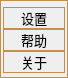
<?xml version="1.0" encoding="UTF-8"?>
<ui version="4.0">
 <class>PulldownWidget</class>
 <widget class="QWidget" name="PulldownWidget">
  <property name="geometry">
   <rect>
    <x>0</x>
    <y>0</y>
    <width>68</width>
    <height>78</height>
   </rect>
  </property>
  <property name="windowTitle">
   <string>Form</string>
  </property>
  <property name="styleSheet">
   <string notr="true">border-color: rgb(168, 151, 89);</string>
  </property>
  <layout class="QGridLayout" name="gridLayout_2">
   <property name="leftMargin">
    <number>0</number>
   </property>
   <property name="topMargin">
    <number>0</number>
   </property>
   <property name="rightMargin">
    <number>0</number>
   </property>
   <property name="bottomMargin">
    <number>0</number>
   </property>
   <item row="0" column="0">
    <widget class="QGroupBox" name="groupBox">
     <property name="styleSheet">
      <string notr="true">border:1px solid #c1904d</string>
     </property>
     <property name="title">
      <string/>
     </property>
     <layout class="QGridLayout" name="gridLayout">
      <property name="leftMargin">
       <number>0</number>
      </property>
      <property name="topMargin">
       <number>0</number>
      </property>
      <property name="rightMargin">
       <number>0</number>
      </property>
      <property name="bottomMargin">
       <number>0</number>
      </property>
      <item row="0" column="0">
       <layout class="QVBoxLayout" name="verticalLayout">
        <property name="spacing">
         <number>0</number>
        </property>
        <item>
         <widget class="QPushButton" name="setupBtn">
          <property name="font">
           <font>
            <pointsize>10</pointsize>
           </font>
          </property>
          <property name="text">
           <string>设置</string>
          </property>
         </widget>
        </item>
        <item>
         <widget class="QPushButton" name="helpBtn">
          <property name="font">
           <font>
            <pointsize>10</pointsize>
           </font>
          </property>
          <property name="text">
           <string>帮助</string>
          </property>
         </widget>
        </item>
        <item>
         <widget class="QPushButton" name="aboutBtn">
          <property name="font">
           <font>
            <pointsize>10</pointsize>
           </font>
          </property>
          <property name="text">
           <string>关于</string>
          </property>
         </widget>
        </item>
       </layout>
      </item>
     </layout>
    </widget>
   </item>
  </layout>
 </widget>
 <resources/>
 <connections/>
</ui>
